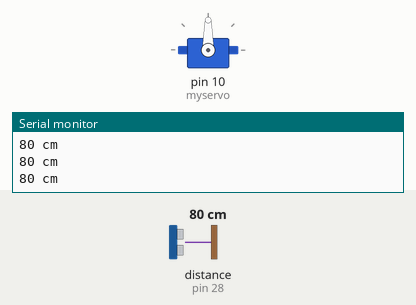
This sketch was run on a simulated Arduino Mega 2560, built with avr-gcc and run on an emulated ATmega2560. Parts: servo, the last lines printed to the serial monitor. Wiring (inferred from the names in the program): ultrasonic range finder: trigger pin 26; echo pin 28. The inputs (shaded band) are chosen by the test bench; at power-on: distance to the obstacle (sensor on pin 28) 80 cm. The echo pulse lasts 58.3 µs per cm.

Above: at 1.2 s.
1.3 s: distance to the obstacle (sensor on pin 28) set to 8 cm
2.8 s: distance to the obstacle (sensor on pin 28) set to 5 cm
At 3.9 s:
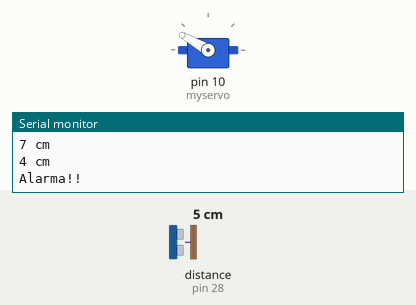
5.8 s: distance to the obstacle (sensor on pin 28) set to 9 cm
At 6.8 s:
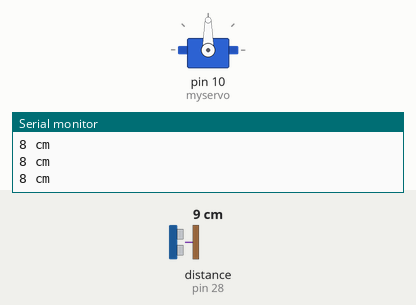
7.5 s: distance to the obstacle (sensor on pin 28) set to 2 cm
At 8.1 s:
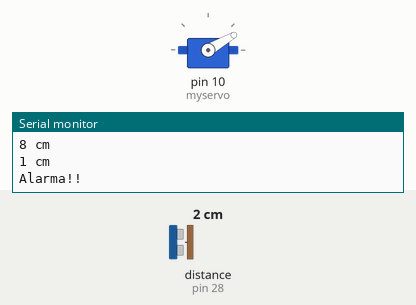
Timing chart, 0 to 11.5 s (numbered marks = the images above; inputs shaded):
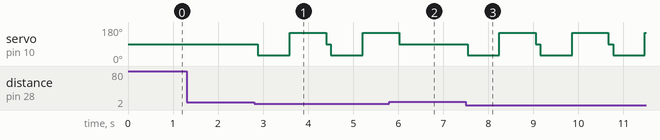

The sketch:

US_servo.ino
```cpp
#include <Servo.h>
#define TRIG_PIN 26         //Salida del sensor de ultrasonidos. Con esto le damos la señal al sensor para que empiece a actuar.
#define ECHO_PIN 28         //Entrada del sensor. Nos dará la señal con la que calculamos la distancia.

Servo myservo;  // create servo object to control a servo
long duracion, distancia;
int ang = 90;    // variable to store the servo position
int distdata[2] = {0,0};
int dmedia[10] = {0,0,0,0,0,0,0,0,0,0};
int i=0;
int j=0;
int maximo=0;

void setup() {
   Serial.begin(9600);
   myservo.attach(10);  // attaches the servo on pin 9 to the servo object
   pinMode(TRIG_PIN, OUTPUT);
   pinMode(ECHO_PIN, INPUT);
   //pinMode(13,1);                  //Define el pin 13 como salida
}

void loop() {
  i=1;                                //iniciamos el loop en i=1
  j=1;
  ang=90;                             //inicialmente, el angulo es recto
  myservo.write(ang);           //''
  delay(100);

   digitalWrite(TRIG_PIN, LOW);   //Nos aseguramos que no emitimos
   delayMicroseconds(2);          //Esperamos
   digitalWrite(TRIG_PIN, HIGH);  //Damos un pulso
   delayMicroseconds(10);         //dura 10 microsegundos
   digitalWrite(TRIG_PIN, LOW);   //cerramos el pulso

   duracion = pulseIn(ECHO_PIN, HIGH);
   distancia = (duracion/58);

   if (distancia >=500 || distancia <=0){     //Tenemos en cuenta si la medición es incorrecta
    Serial.print("-----");
   }
   else {                                     //Si la medición es correcta...
    Serial.print(distancia);                  //Representamos distancia
    Serial.println(" cm");
   // digitalWrite(13,0);                       //Apagamos led
   }
  if (distancia <=5 && distancia >=1){       //Si la distancia es corta además de correcta, alarma y bucle
   // digitalWrite(13,1);
    Serial.println("Alarma!!");
    i=1;
    for (i = 1; i <= 2; i++){                 //Recorremos 160º en saltos de 20º
      ang=30+120*(i-1);
      myservo.write(ang);
      delay(700);                               //Tiempo de barrido de angulo
      j=1;
      for (j=1;j<=10;j++){
        digitalWrite(TRIG_PIN, LOW);      //Nos aseguramos que no emitimos
        delayMicroseconds(2);             //Esperamos
        digitalWrite(TRIG_PIN, HIGH);     //Damos un pulso
        delayMicroseconds(10);
        digitalWrite(TRIG_PIN, LOW);

        duracion = pulseIn(ECHO_PIN, HIGH);
        dmedia[j] = (duracion/58);
      }
      distdata[i]=(dmedia[1]+dmedia[2]+dmedia[3]+dmedia[4]+dmedia[5]+dmedia[6]+dmedia[7]+dmedia[8]+dmedia[9]+dmedia[10])/10;

  }
  //Representamos el array de datos de distancia según el ángulo
  Serial.print(distdata[1]);Serial.print(", ");
  Serial.println(distdata[2]);
  delay(100);

  //Escogemos la dirección que debería tomar el coche
  maximo=max(distdata[1],distdata[2]);
  Serial.print("maximo");Serial.println(maximo);
}

}
```

Measured:
- the behaviour switches between 7 and 6 cm on distance to the obstacle (sensor on pin 28) (found by bisection; images 0 and 1)
- after the input at 2.8 s, servo on pin 10 (myservo): 90° → 30° after 0.08 s, → 150° 0.71 s later, → 90° 0.81 s later, → 30° 0.10 s later, … (5 changes in this stretch)
- after the input at 5.8 s, servo on pin 10 (myservo): goes on until 6.0 s, then stays 90°
- after the input at 7.5 s, servo on pin 10 (myservo): 90° → 30° at once, then repeats every 1.6 s: 150° 0.81 s, 90° 0.10 s, 30° 0.71 s
